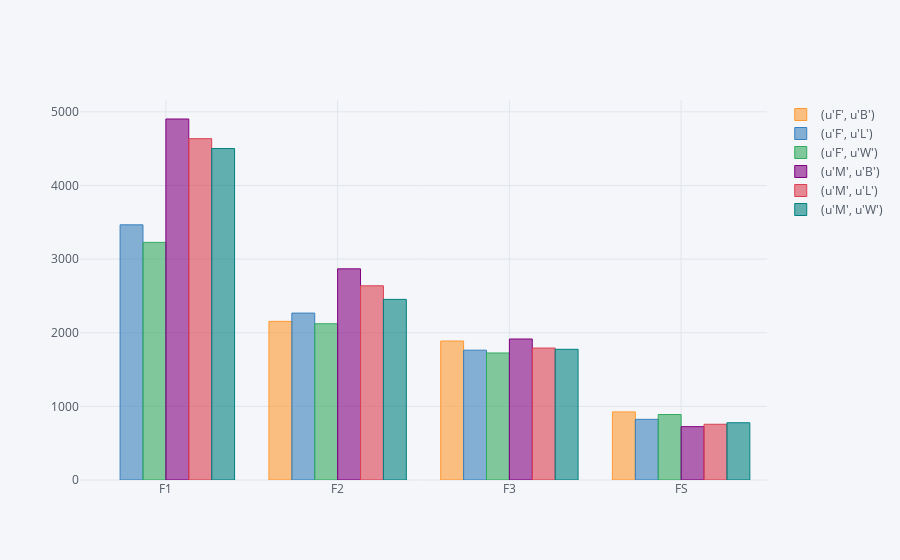

Notebook cell for this chart:
### Code cell
#sentence_grouped = sentence_grouped.iplot(kind='bar', filename='cufflinks/grouped-bar-chart')
sentence_pivot = sentence_grouped.pivot_table(columns=['SEX', 'RACE'], index='OFFENSE-TYPE', values='ORIGINAL-SENTENCE-DAYS')
sentence_pivot


iplot(sentence_pivot.iplot(asFigure=True,
                               kind='bar'))

### Figure 1 — Plotly figure (JSON) as saved in the notebook; plotly's stock layout.template omitted (floating-point values rounded to 4 significant figures)
{"data": [{"marker": {"color": "rgba(255, 153, 51, 0.6)", "line": {"color": "rgba(255, 153, 51, 1.0)", "width": 1}}, "name": "(u'F', u'B')", "orientation": "v", "text": "", "type": "bar", "x": ["F1", "F2", "F3", "FS"], "y": ["", 2154.0, 1888.0, 924.9]}, {"marker": {"color": "rgba(55, 128, 191, 0.6)", "line": {"color": "rgba(55, 128, 191, 1.0)", "width": 1}}, "name": "(u'F', u'L')", "orientation": "v", "text": "", "type": "bar", "x": ["F1", "F2", "F3", "FS"], "y": [3465.0, 2267.0, 1763.0, 824.0]}, {"marker": {"color": "rgba(50, 171, 96, 0.6)", "line": {"color": "rgba(50, 171, 96, 1.0)", "width": 1}}, "name": "(u'F', u'W')", "orientation": "v", "text": "", "type": "bar", "x": ["F1", "F2", "F3", "FS"], "y": [3227.0, 2122.0, 1725.0, 889.6]}, {"marker": {"color": "rgba(128, 0, 128, 0.6)", "line": {"color": "rgba(128, 0, 128, 1.0)", "width": 1}}, "name": "(u'M', u'B')", "orientation": "v", "text": "", "type": "bar", "x": ["F1", "F2", "F3", "FS"], "y": [4903.0, 2868.0, 1915.0, 724.6]}, {"marker": {"color": "rgba(219, 64, 82, 0.6)", "line": {"color": "rgba(219, 64, 82, 1.0)", "width": 1}}, "name": "(u'M', u'L')", "orientation": "v", "text": "", "type": "bar", "x": ["F1", "F2", "F3", "FS"], "y": [4636.0, 2638.0, 1792.0, 757.1]}, {"marker": {"color": "rgba(0, 128, 128, 0.6)", "line": {"color": "rgba(0, 128, 128, 1.0)", "width": 1}}, "name": "(u'M', u'W')", "orientation": "v", "text": "", "type": "bar", "x": ["F1", "F2", "F3", "FS"], "y": [4502.0, 2453.0, 1775.0, 777.3]}], "layout": {"legend": {"bgcolor": "#F5F6F9", "font": {"color": "#4D5663"}}, "paper_bgcolor": "#F5F6F9", "plot_bgcolor": "#F5F6F9", "titlefont": {"color": "#4D5663"}, "xaxis1": {"gridcolor": "#E1E5ED", "showgrid": true, "tickfont": {"color": "#4D5663"}, "title": "", "titlefont": {"color": "#4D5663"}, "zerolinecolor": "#E1E5ED"}, "yaxis1": {"gridcolor": "#E1E5ED", "showgrid": true, "tickfont": {"color": "#4D5663"}, "title": "", "titlefont": {"color": "#4D5663"}, "zerolinecolor": "#E1E5ED"}}}
